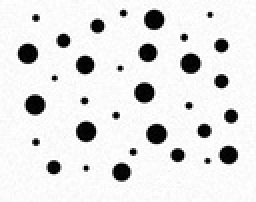
%> input picture RandomDisks-P10-2.jpg, 128 x 101 px, shrunk from 808 x 636 before the run (shown 2 times larger)
$ octave main.m   (GNU Octave 9; MATLAB toolbox functions it lacks are replaced by stand-ins)
%> lines starting %> are read from the running program, lines starting %| are printed output that depends on the picture; in (x1, y1, x2, y2) boxes, pixels count from 0 and x2, y2 are one past the last pixel; in counts of white or black regions, pixels touching at a corner belong together; the program's own positions count from 1
### apply_threshold.m
%%%%%%%%%%%%%%%%%%%%%%%%% apply_threshold.m file %%%%%%%%%%%%%%%%%%%%%%%%%%
% Purpose:
%      Convert the image to a binary image
%
% Input Variables:
%      Img      input image
%      Thr      threshold
%
% Returned Results:
%      Out_Img  binary image
%
% Processing Flow:
%      1.  Convert the image from RGB (3D) to grayscale (2D)
%      2.  Convert the grayscale image to double format
%      3.  Apply the threshold of 127 to convert the grayscale image to
%          binary image by going through each pixel with the logical
%          operation
%      4.  Return the binary image
%
%
% Author:      Sweekar Sudhakara, Savinay Nagendra, Nagarjuna Pampana and
%              Prapti Panigrahi
% Date:        2/5/2021
%%%%%%%%%%%%%%%%%%%%%%%%%%%%%%%%%%%%%%%%%%%%%%%%%%%%%%%%%%%%%%%%%%%%%%%%%%%

function Out_Img = apply_threshold(Img, Thr)

    % convert the RGB image to grayscale image
    f_gray = double(rgb2gray(Img));

    Out_Img = zeros(size(f_gray));

    % conversion of grayscale image to binary image
    for x = 1 : size(f_gray, 1)
        for y = 1 : size(f_gray, 2)
            if f_gray(x,y) > Thr
                Out_Img(x,y) = 1;
            else
                Out_Img(x,y) = 0;
            end
        end
    end

end

### erosion_oper.m
%%%%%%%%%%%%%%%%%%%%%%%%%%% erosion_oper.m file %%%%%%%%%%%%%%%%%%%%%%%%%%%
% Purpose:
%      Perform erosion operation on the input image
%
% Input Variables:
%      X      input binary image on which operation will be performed
%      B_str  structuring element using which operation will be performed
%
% Returned Results:
%      Out_Img     eroded image
%
% Processing Flow:
%      1.  Compute size of input image and calculate float of
%          size(structuring element)/2
%      2.  Iterate the image such that the entire structuring element is
%          fit into the image.
%      3.  If a any value of image and structuring element do not match
%          then set the Out_Img to '1' else to '0' and break
%      4.  Repeat steps 2 & 3 until all the elements are accessed
%
%
% Author:      Sweekar Sudhakara, Savinay Nagendra, Nagarjuna Pampana and
%              Prapti Panigrahi
% Date:        2/5/2021
%%%%%%%%%%%%%%%%%%%%%%%%%%%%%%%%%%%%%%%%%%%%%%%%%%%%%%%%%%%%%%%%%%%%%%%%%%%

function Out_Img = erosion_oper(X, B_str)

    Out_Img = X;
    [M, N] = size(X);
    P = floor(size(B_str, 1)/2);
    Q = floor(size(B_str, 2)/2);

    for i = (P+1) : (M-P) % i, j are center points
        for j = (Q+1) : (N-Q)
            trigger = 1;
            B_ind_i = 1;
            for start_i = (i-P):(i+P) % starting point of the reference crop
                B_ind_j = 1;
                for start_j = (j-Q):(j+Q)
                    if B_str(B_ind_i, B_ind_j) == 0 && X(start_i, start_j) == 1
                        trigger = 0;
                        break
                    end
                    B_ind_j = B_ind_j + 1;
                end
                if ~trigger
                    Out_Img(i, j) = 1;
                    break
                end
                B_ind_i = B_ind_i + 1;
            end
            if trigger
                Out_Img(i, j) = 0;
            end
        end
    end

end

### compute_intersect.m
%%%%%%%%%%%%%%%%%%%%%%% compute_intersect.m file %%%%%%%%%%%%%%%%%%%%%%%%%%
% Purpose:
%      Compute the intersection between two images
%
% Input Variables:
%      X     image 1 in binary format
%      Y     image 2 in binary format
%
% Returned Results:
%      Out_Img   intersection between X & Y
%
% Processing Flow:
%      1.  Iterate through individual pixels of both images
%      2.  If both the pixels are 0 then set the output pixel to 0
%      3.  Return the output image
%
%
% Author:      Sweekar Sudhakara, Savinay Nagendra, Nagarjuna Pampana and
%              Prapti Panigrahi
% Date:        2/5/2021
%%%%%%%%%%%%%%%%%%%%%%%%%%%%%%%%%%%%%%%%%%%%%%%%%%%%%%%%%%%%%%%%%%%%%%%%%%%

function Out_Img = compute_intersect(X, Y)

Out_Img = ones(size(X));

for i = 1:size(X,1)
    for j = 1:size(X,2)
        if X(i,j) == 0 && Y(i,j) == 0
            Out_Img(i,j)=0;
        end
    end
end

### generate_image.m
%%%%%%%%%%%%%%%%%%%%%%%% generate_image.m file %%%%%%%%%%%%%%%%%%%%%%%%%%%%
% Purpose:
%      Generates the object detected after hit-or-miss transformation
%
% Input Variables:
%      Orig_Img   denoised binary image
%      New_Img    image after performing hit-or-miss transform
%
% Returned Results:
%      Out_Img       processed  image
%
% Processing Flow:
%      1.  Find the locations in transformed image with pixel value '0'
%      2.  Fill the original image at the locations found in previous step
%      3.  Compute intersection between the original image and the complement
%          of image generated from step 2
%
%   The following functions are called:
%      find.m                finds the locations of the required pixel
%      imfill.m              fills the image regions
%      compute_intersect.m   compute the intersection of 2 images
%
%
% Author:      Sweekar Sudhakara, Savinay Nagendra, Nagarjuna Pampana and
%              Prapti Panigrahi
% Date:        2/5/2021
%%%%%%%%%%%%%%%%%%%%%%%%%%%%%%%%%%%%%%%%%%%%%%%%%%%%%%%%%%%%%%%%%%%%%%%%%%%

function Out_Img = generate_image(Orig_Img, New_Img)

    [M,N] = find(New_Img == 0);
    temp_img = imfill(logical(Orig_Img), [M,N]);
    Out_Img = compute_intersect(Orig_Img, ~temp_img);


### compute_union.m
%%%%%%%%%%%%%%%%%%%%%%%%% compute_union.m file %%%%%%%%%%%%%%%%%%%%%%%%%%%%
% Purpose:
%      Compute the union of two images
%
% Input Variables:
%      X     image 1 in binary format
%      Y     image 2 in binary format
%
% Returned Results:
%      Out_Img   union of X & Y
%
% Processing Flow:
%      1.  Iterate through individual pixels of both images
%      2.  If either of the two pixels are 0 then set the output pixel to 0
%      3.  Return the output image
%
%
% Author:      Sweekar Sudhakara, Savinay Nagendra, Nagarjuna Pampana and
%              Prapti Panigrahi
% Date:        2/5/2021
%%%%%%%%%%%%%%%%%%%%%%%%%%%%%%%%%%%%%%%%%%%%%%%%%%%%%%%%%%%%%%%%%%%%%%%%%%%

function Out_Img = compute_union(X, Y)

Out_Img = ones(size(X));

for i = 1:size(X,1)
    for j = 1:size(X,2)
        if X(i,j) == 0 || Y(i,j) == 0
            Out_Img(i,j)=0;
        end
    end
end

### hit_or_miss_transf.m
%%%%%%%%%%%%%%%%%%%%%%%%% hit_or_miss_transf.m file %%%%%%%%%%%%%%%%%%%%%%%
% Purpose:
%      Perform the Hit-or-Miss Transformation
%
% Input Variables:
%      X_Img  input denoised binary image
%      A      structuring element with circle enclosed with black pixels
%      B      structuring element (complement of slightly bigger version of A)
%
% Returned Results:
%      Out_Img  output image after hit-or-miss transformation
%
% Processing Flow:
%      1.  Perform the erosion operation on image X using A
%      2.  Perform the erosion operation on image ~X using B
%      3.  Compute intersection between the result of step 1 & 2
%
%
%   The following functions are called:
%      erosion_oper.m        perform the erosion operation
%      compute_intersect.m   return the intersection of 2 images
%
%
% Author:      Sweekar Sudhakara, Savinay Nagendra, Nagarjuna Pampana and
%              Prapti Panigrahi
% Date:        2/5/2021
%%%%%%%%%%%%%%%%%%%%%%%%%%%%%%%%%%%%%%%%%%%%%%%%%%%%%%%%%%%%%%%%%%%%%%%%%%%

function Out_Img = hit_or_miss_transf(X_Img, A, B)

Eroded_Img = erosion_oper(X_Img, A);
Eroded_Img2 = erosion_oper(~X_Img, B);
Out_Img = compute_intersect(Eroded_Img, Eroded_Img2);

### main.m
%%%%%%%%%%%%% main.m file %%%%%%%%%%%%%%%%%%%%%%%%%%%%%%%%%%%%%%%%%%%%%
% Purpose:
%      Mathematical Morphology: Hit-or-Miss Transform
%
% Input Variables:
%      Img             input image
%
% Returned Results:
%      Large_Disk_Img  large disk image
%      Small_Disk_Img  small disk image
%      Comb_Img        combination of large & small disk image
%
% Processing Flow:
%      1.  Read the image.
%      2.  Convert the image to binary image with threshold of 127
%      3.  Remove the salt & pepper noise from the binary image using median
%          filter
%      4.  Create disk shape structuring elements with radii 30 & 8
%      5.  Create window based structuring elements with size 35 & 10
%      6.  Perform hit-or-miss transformation to obtain disks with specific
%          size
%      7.  Highlight the disks and save them on the machine
%      8.  Repeat steps 6 & 7 on the binary image containing noise
%
%
% The following functions are called:
%      imread.m              read the image
%      apply_threshold.m     convert the image to a binary image with threshold of 127
%      hit_or_miss_transf.m  perform the hit or miss transform on the denoised binary image
%      imwrite.m             saves the image
%      generate_image.m      generates the object in the image based on the intersection
%      compute_union.m       performs union on the 2 disk shape images
%
% Author:      Sweekar Sudhakara, Savinay Nagendra, Nagarjuna Pampana and
%              Prapti Panigrahi
% Date:        2/5/2021
%%%%%%%%%%%%%%%%%%%%%%%%%%%%%%%%%%%%%%%%%%%%%%%%%%%%%%%%%%%%%%%%%%%%%%%%%%%

clear;      % Clear out all memory

%  Read in image "RandomDisks-P10-2.jpg" into array "Img" and  display it on the screen
%  Note that "RandomDisks-P10-2.jpg" is needed in the directory of this .m file
Img = imread('RandomDisks-P10-2.jpg');
%> Img is the input picture: size 101x128x3 uint8; min 0, max 255, mean 227.2

% Convert the image to a binary image with a threshold of 127
threshold = 127;
Thr_Img = apply_threshold(Img, threshold);
%> after the loop in apply_threshold, `for x = 1 : size(f_gray, 1)`: Out_Img: size 101x128 double; values 0 (black) and 1 (white), 90.3% white; 32 black regions (13 under 20 px), largest, box (x1, y1, x2, y2) and area: (38, 61, 48, 71) 82, (73, 62, 83, 72) 82, (72, 5, 82, 15) 81
figure; imshow(Thr_Img);
imwrite(Thr_Img, 'BinaryImage.jpg');

% Remove the salt & pepper noise using the median filter
Filt_Img = medfilt2(Thr_Img);
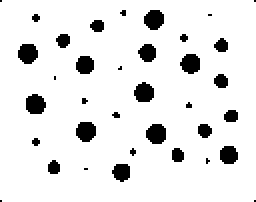
%> Filt_Img: size 101x128 double (shown 2 times larger); values 0 (black) and 1 (white), 90.7% white; 36 black regions (17 under 20 px), largest, box (x1, y1, x2, y2) and area: (73, 62, 83, 72) 82, (13, 47, 23, 57) 81, (38, 61, 48, 71) 81
figure; imshow(Filt_Img);
imwrite(Filt_Img, 'FilteredImage.jpg');

% Generate structuring element A for biggest disk
struc_elem = strel('disk', 30, 8);
temp_struc = double(struc_elem.Neighborhood);
A_struc_large = double(~temp_struc);

% Generate structuring element B (W-A) for biggest disk
struc_elem = strel('disk', 35, 8);
temp_struc = double(struc_elem.Neighborhood);
B_struc_large = double(temp_struc);

% Hit-or-Miss operation on the noise filtered image
Fin_Img = hit_or_miss_transf(Filt_Img, A_struc_large, B_struc_large);
%> after the loop in erosion_oper, `for i = (P+1) : (M-P)`: Out_Img: size 101x128 double; values 0 (black) and 1 (white), 93.8% white; 29 black regions (15 under 20 px), largest, box (x1, y1, x2, y2) and area: (13, 47, 23, 57) 81, (9, 22, 19, 32) 80, (72, 5, 82, 15) 79
%> after the loop in erosion_oper (call 2), `for i = (P+1) : (M-P)`:
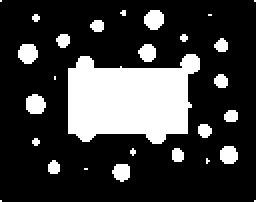
%> Out_Img: size 101x128 logical (shown 2 times larger); 22.9% white; 28 white regions (13 under 20 px), largest, box (x1, y1, x2, y2) and area: (34, 27, 100, 72) 2175, (13, 47, 23, 57) 81, (9, 22, 19, 32) 80
%> after the loop in compute_intersect, `for i = 1:size(X,1)`: Out_Img: size 101x128 double; every value is 1
% Generate the big disk image
Large_Disk_Img = generate_image(Filt_Img, Fin_Img);
%> in generate_image, `[M,N] = find(New_Img == 0);`: M = []
figure; imshow(Large_Disk_Img);
imwrite(Large_Disk_Img, 'Large_Disk.jpg');


% Generate structuring element A for smallest disk
struc_elem = strel('disk', 8, 4);
temp_struc = double(struc_elem.Neighborhood);
A_struc_small = double(~temp_struc);

% Generate structuring element B (W-A) for smallest disk
struc_elem = strel('disk', 10, 4);
temp_struc = double(struc_elem.Neighborhood);
B_struc_small = double(temp_struc);

% Hit-or-Miss operation on the noise filtered image
Fin_Img = hit_or_miss_transf(Filt_Img, A_struc_small, B_struc_small);
%> after the loop in erosion_oper (call 3), `for i = (P+1) : (M-P)`:
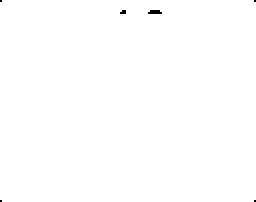
%> Out_Img: size 101x128 double (shown 2 times larger); values 0 (black) and 1 (white), 99.8% white; black in thin lines or dots
%> after the loop in erosion_oper (call 4), `for i = (P+1) : (M-P)`: Out_Img: size 101x128 logical; 54.3% white; 15 black regions (3 under 20 px), largest, box (x1, y1, x2, y2) and area: (0, 0, 128, 101) 5076, (53, 24, 64, 66) 154, (86, 44, 103, 56) 93
% Generate the small disk image
Small_Disk_Img = generate_image(Filt_Img, Fin_Img);
figure; imshow(Small_Disk_Img);
imwrite(Small_Disk_Img, 'Small_Disk.jpg');

% Combine the large & small disk image using union and generate a new image
Comb_Img = compute_union(Large_Disk_Img, Small_Disk_Img);
figure; imshow(Comb_Img);
imwrite(Comb_Img, 'Overall_Image.jpg');


% perform hit or miss on noisy image
Fin_Noise_Img = hit_or_miss_transf(Thr_Img, A_struc_large, B_struc_large);
%> after the loop in erosion_oper (call 5), `for i = (P+1) : (M-P)`:
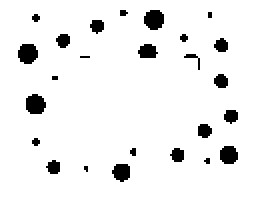
%> Out_Img: size 101x128 double (shown 2 times larger); values 0 (black) and 1 (white), 93.5% white; 25 black regions (11 under 20 px), largest, box (x1, y1, x2, y2) and area: (72, 5, 82, 15) 81, (9, 22, 19, 32) 81, (13, 47, 23, 57) 81
%> after the loop in erosion_oper (call 6), `for i = (P+1) : (M-P)`:
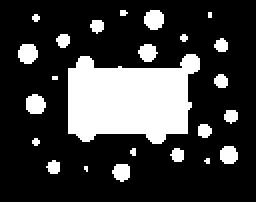
%> Out_Img: size 101x128 logical (shown 2 times larger); 23.2% white; 24 white regions (9 under 20 px), largest, box (x1, y1, x2, y2) and area: (34, 27, 100, 72) 2179, (72, 5, 82, 15) 81, (9, 22, 19, 32) 81
Large_Disk_Img = generate_image(Thr_Img, Fin_Noise_Img);
imwrite(Large_Disk_Img, 'Large_Disk_Noise.jpg');

Fin_Noise_Img = hit_or_miss_transf(Thr_Img, A_struc_small, B_struc_small);
%> after the loop in erosion_oper (call 7), `for i = (P+1) : (M-P)`:
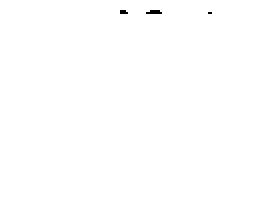
%> Out_Img: size 101x128 double (shown 2 times larger); values 0 (black) and 1 (white), 99.8% white; black in thin lines or dots, all inside (x1, y1, x2, y2) = (60, 5, 106, 7)
%> after the loop in erosion_oper (call 8), `for i = (P+1) : (M-P)`:
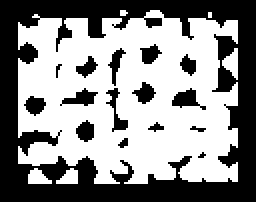
%> Out_Img: size 101x128 logical (shown 2 times larger); 55.2% white; 16 black regions (4 under 20 px), largest, box (x1, y1, x2, y2) and area: (0, 0, 128, 101) 5013, (86, 44, 103, 55) 92, (30, 44, 49, 53) 84
Small_Disk_Img = generate_image(Thr_Img, Fin_Noise_Img);
imwrite(Small_Disk_Img, 'Small_Disk_Noise.jpg');

Comb_Img = compute_union(Large_Disk_Img, Small_Disk_Img);
figure; imshow(Comb_Img);
imwrite(Comb_Img, 'Overall_Noise_Image.jpg');
